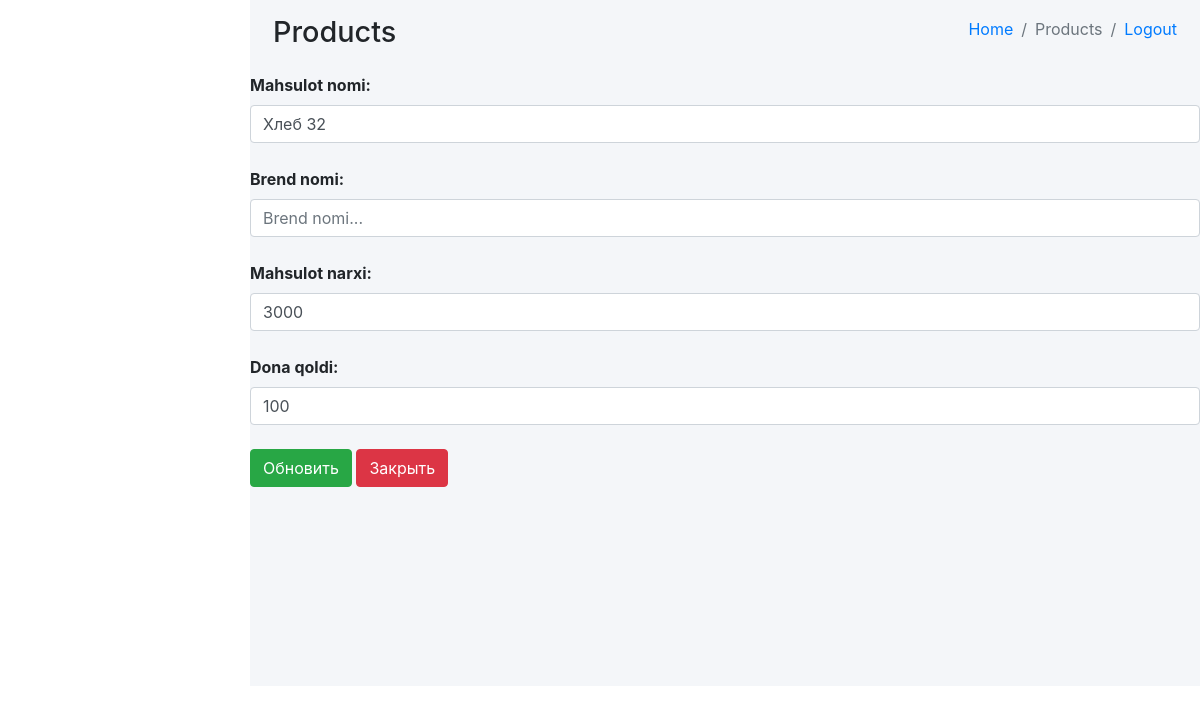
/bulimlar/Mahupdate/2, run on the app's committed database.
### asosiy/models.py (models this page shows, shortened)
class Mahsulot(models.Model):
    nom = models.CharField(max_length=50)
    narx = models.PositiveIntegerField()
    brend = models.CharField(max_length=50)
    miqdor = models.CharField(max_length=50)
    olvchov = models.CharField(max_length=50,choices=(('KG','KG'),('TONN','TONN')))
    kelgan_sana = models.DateField(auto_now_add=True)
    Ombor = models.ForeignKey(Omborxona,on_delete=models.CASCADE)

### asosiy/views.py (the view, shortened to what this page needs)
# urls.py: path('Mahupdate/<int:pk>',Mahup.as_view()),
class Mahup(View):
    def get(self,request,pk):
        data = {
            "product":Mahsulot.objects.get(id=pk)
        }
        return render(request,'product_update.html',data)

### templates/product_update.html (shortened to what this page needs)
<!DOCTYPE html>
<html lang="en">
<head>
    {% load static %}
  <link rel="stylesheet" href="plugins/fontawesome-free/css/all.min.css">
  <link rel="stylesheet" href="https://code.ionicframework.com/ionicons/2.0.1/css/ionicons.min.css">
  <link rel="stylesheet" href="dist/css/adminlte.min.css">
  <link rel="stylesheet" href="https://maxcdn.bootstrapcdn.com/bootstrap/4.5.2/css/bootstrap.min.css">
</head>
<body class="hold-transition sidebar-mini">
<div class="wrapper">
  <div class="content-wrapper">
    <div class="content-header">
      <div class="container-fluid">
        <div class="row mb-2">
          <div class="col-sm-6">
            <h1 class="m-0">Products</h1>
          </div>
          <div class="col-sm-6">
            <ol class="breadcrumb float-sm-right">
              <li class="breadcrumb-item"><a href="#">Home</a></li>
              <li class="breadcrumb-item active">Products</li>
              <li class="breadcrumb-item"><a href="/logout/">Logout</a></li>
            </ol>
          </div>
        </div>
      </div>
    </div>
          <form action="/bulimlar/Mahupdate/{{product.id}}" method="post" id="edit-product-form">{% csrf_token %}
              <label for="edit-product-name">Mahsulot nomi:</label>
              <input type="text" name="name" value="{{product.nom}}" placeholder="Mahsulot nomi..." id="edit-product-name" class="form-control" required>
                <br>
              <label for="edit-product-name">Brend nomi:</label>
              <input type="text" name="brand_name" value="{{product.brand}}" placeholder="Brend nomi..." id="edit-product-brend" class="form-control" required>
              <br>
              <label for="edit-product-name">Mahsulot narxi:</label>
              <input type="number" name="price" value="{{product.narx}}" placeholder="Mahsulot narxi..." id="edit-product-price" class="form-control" required>
              <br>
              <label for="edit-product-name">Dona qoldi:</label>
              <input type="number" name="amount" value="{{product.miqdor}}" placeholder="Dona qoldi..." id="edit-product-amount" class="form-control" required>
              <br>
            <button type="submit" class="btn btn-success">Обновить</button>
            <a href="/bulimlar/mahsulotlar/"><button type="button" class="btn btn-danger" data-dismiss="modal">Закрыть</button></a>
      </form>
</body>
</html>

### data on the page
Mahsulot: name "Хлеб 32", price "3000", amount "100"
